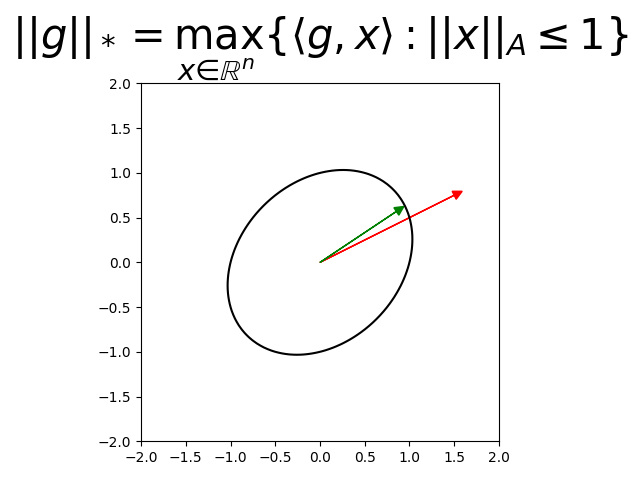

Python code for this plot:
# draw ellipses of dual norm

import matplotlib.pyplot as plt
import numpy as np
import os

x = np.linspace(-2, 2, 100)
y = np.linspace(-2, 2, 100)
X, Y = np.meshgrid(x, y)
Z = X**2 - 0.5 * X * Y + Y**2

fig = plt.figure()
ax = fig.add_subplot(111)
ax.set_aspect("equal")
ax.contour(X, Y, Z, levels=[1], colors="k")

# g
ax.arrow(0, 0, 1.5, 0.75, head_width=0.1, head_length=0.1, fc="r", ec="r")

# maximize 2x+y subject to x^2-0.5xy+y^2=1
ax.arrow(
    0,
    0,
    0.9 * 0.948683,
    0.9 * 0.632456,
    head_width=0.1,
    head_length=0.1,
    fc="g",
    ec="g",
)

ax.set_title(
    "$||g||_* = \max_{x \in \mathbb{R}^n} \{\\langle g, x \\rangle : ||x||_A \leq 1\}$",
    fontsize=30,
)

plt.tight_layout()
plt.savefig(os.path.basename(__file__).split(".")[0] + ".png")
